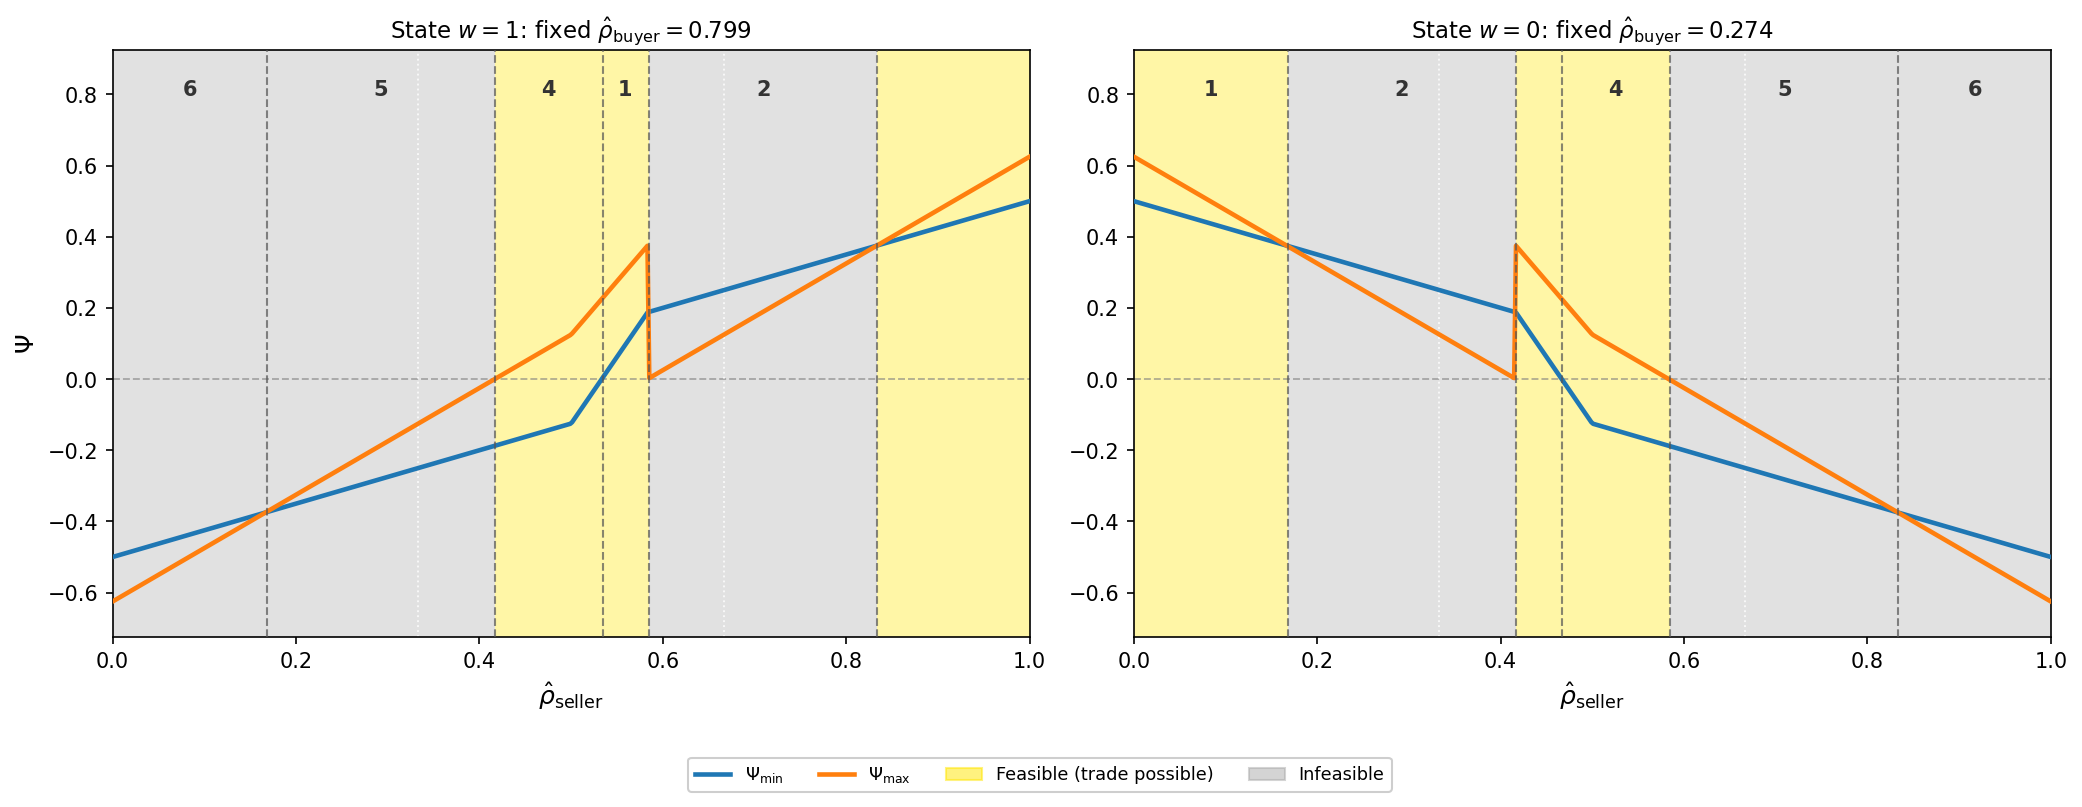

This chart was generated by the following Python code:
"""
PriceBounds.py

Computes and plots the price-of-information bounds (Ψ_min, Ψ_max) for a
Markov-signal information-trading game with N symmetric players.
"""

import numpy as np
import matplotlib.patches as mpatches
import matplotlib.pyplot as plt
from itertools import groupby
from matplotlib.lines import Line2D
from scipy.optimize import brentq
from scipy.special import comb 
import argparse


# Constants

REGIME_LABELS = {1: '1', 2: '2', 4: '4', 5: '5', 6: '6'}

REGIME_FULLNAMES = {
    1: '(1) Cooperative',
    2: '(2) Competitive',
    4: '(4) Symbiotic',
    5: '(5) Exploitative',
    6: '(6) No-deal',
}

FEASIBLE_REGIMES = {1, 4} 

# Section 1 – Belief estimation

def compute_rho_hat(sequence, w_R):
    n_11 = n_10 = n_01 = n_00 = 0
    for prev, curr in zip(sequence[:-1], sequence[1:]):
        if   prev == 1 and curr == 1: n_11 += 1
        elif prev == 1 and curr == 0: n_10 += 1
        elif prev == 0 and curr == 1: n_01 += 1
        elif prev == 0 and curr == 0: n_00 += 1

    if w_R == 1:
        return (n_11 + 1) / (n_11 + n_10 + 2)
    elif w_R == 0:
        return (n_01 + 1) / (n_01 + n_00 + 2)
    else:
        raise ValueError("w_R must be 0 or 1")


# Section 2 – Equilibrium strategies


def compute_p_eq(rho, N):
    if rho <= 1.0 / N:
        return 0.0
    elif rho >= 1.0 - 1.0 / N:
        return 1.0
    else:
        def f(p):
            if p <= 0 or p >= 1:
                return float('inf')
            num   = p - p**N
            denom = 1 - p**N - (1 - p)**N
            if abs(denom) < 1e-14:
                return float('inf')
            return num / denom - rho
        try:
            return brentq(f, 1e-10, 1 - 1e-10)
        except Exception:
            return 0.5


def compute_q1_pre(rho1, rho, N):
  
    if rho1 < 1.0 / N - 1e-12:
        return 0.0
    elif rho1 > 1.0 - 1.0 / N + 1e-12:
        return 1.0
    else:
        if   rho1 > rho + 1e-12: return 1.0
        elif rho1 < rho - 1e-12: return 0.0
        else:                     return 1.0   # tie-breaking



# Section 3 – Payoff coefficients (A_N, B_N, C_N, D_N)

def compute_A_N(rho, p, N):
    if abs(p) < 1e-14:
        return -(N * (N - 3) / (2 * (N - 1))) * rho - 1.0 / (N - 1)
    elif abs(1 - p) < 1e-14:
        return ((N - 3) * N / (2 * (N - 1))) * rho - N / 2.0 + 1
    else:
        p_N   = p ** N
        omp_N = (1 - p) ** N
        numerator = (
            rho * (p_N * (N * (p - 1) - 2 * p + 1) + omp_N +
                   p * ((N - 2) * omp_N + 2) - 1) +
            p_N * (N * (-p) + N + 2 * p - 1) - p ** 2
        )
        denominator = (N - 1) * (p - 1) ** 2 * p ** 2
        return numerator / denominator


def compute_B_N(rho, p, N):
    if abs(p) < 1e-14:
        return N * rho - 1
    elif abs(1 - p) < 1e-14:
        return (N * (N + 1) / (2 * (N - 1))) * rho - N / 2.0
    else:
        p_N   = p ** N
        omp_N = (1 - p) ** N
        term1 = (rho * (p * (p_N + omp_N - 1) - N * (omp_N + p - 1))
                 / ((N - 1) * (p - 1) ** 2 * p))
        term2 = (-p_N + N * (p - 1) + 1) / ((N - 1) * (p - 1) ** 2)
        return term1 + term2


def compute_C_N(rho, p, N):
    if abs(p) < 1e-14 or abs(1 - p) < 1e-14:
        return 0.0
    p_N   = p ** N
    omp_N = (1 - p) ** N
    term1 = (rho * ((N * (-p) + N + p) * p_N + p * (-((N - 1) * omp_N) - 1))
             / ((N - 1) * (p - 1) ** 2 * p))
    term2 = ((N * (p - 1) - p) * p_N + p) / ((N - 1) * (p - 1) ** 2 * p)
    return term1 + term2


def compute_D_N(rho, p, N):
    if abs(p) < 1e-14 or abs(1 - p) < 1e-14:
        return 0.0
    p_N   = p ** N
    omp_N = (1 - p) ** N
    term1 = (p_N - (N - 1) * p ** 2 + (N - 2) * p) / ((N - 1) * (p - 1) ** 2)
    term2 = (rho * (p_N - (N - 1) * omp_N - N * p + N - 1)
             / ((N - 1) * (p - 1) ** 2))
    return term1 - term2


# Section 4 – Post-transaction strategies and payoffs

def compute_q_eq(rho2, p_eq, N):
    A_N = compute_A_N(rho2, p_eq, N)
    B_N = compute_B_N(rho2, p_eq, N)
    if abs(A_N) < 1e-14:
        return 0.5
    return max(0.0, min(1.0, -B_N / A_N))


def compute_q1_post(rho1, rho2, p_eq, N):
    q_eq  = compute_q_eq(rho2, p_eq, N)
    A_N   = compute_A_N(rho1, p_eq, N)
    B_N   = compute_B_N(rho1, p_eq, N)
    alpha1 = A_N * q_eq + B_N
    return 1.0 if alpha1 > 1e-12 else 0.0


def compute_U1_post(q1, q2, p_eq, rho1, N):
    A_N = compute_A_N(rho1, p_eq, N)
    B_N = compute_B_N(rho1, p_eq, N)
    C_N = compute_C_N(rho1, p_eq, N)
    D_N = compute_D_N(rho1, p_eq, N)
    return q1 * (A_N * q2 + B_N) + C_N * q2 + D_N


def compute_U_i_general(q_i, q_j, p_eq, rho_i, N):
    A_N = compute_A_N(rho_i, p_eq, N)
    B_N = compute_B_N(rho_i, p_eq, N)
    C_N = compute_C_N(rho_i, p_eq, N)
    D_N = compute_D_N(rho_i, p_eq, N)
    return q_i * (A_N * q_j + B_N) + C_N * q_j + D_N


# Section 5 – Price-of-information bounds

def compute_slice(rho1_grid, rho2_fixed, rho_public, N):
    """
    Computes Ψ_min and Ψ_max across a grid of seller beliefs for a fixed buyer
    belief and public belief
    """
  
    psi_min_vals, psi_max_vals = [], []
    p_eq = compute_p_eq(rho_public, N)

    for rho1 in rho1_grid:
        q1_pre  = compute_q1_pre(rho1, rho_public, N)
        q_eq    = compute_q_eq(rho2_fixed, p_eq, N)
        q1_post = compute_q1_post(rho1, rho2_fixed, p_eq, N)

        U1_pre  = compute_U_i_general(q1_pre, p_eq,    p_eq, rho1, N)
        U1_post = compute_U1_post(q1_post, q_eq, p_eq, rho1, N)

        U2_pre  = compute_U_i_general(p_eq,    q1_pre,  p_eq, rho1, N)
        U2_post = compute_U_i_general(q_eq,    q1_post, p_eq, rho1, N)

        psi_min_vals.append(U1_pre  - U1_post)   # seller's reservation value
        psi_max_vals.append(U2_post - U2_pre)    # buyer's willingness to pay

    return np.array(psi_min_vals), np.array(psi_max_vals)


# Section 6 – Regime classification and plotting

def classify(psi_min, psi_max):
    """
    Classify a (Ψ_min, Ψ_max) pair into one of six trade regimes.
    """
    if   psi_max > 0 and psi_min > 0 and psi_max > psi_min: return 1  # Cooperative
    elif psi_max > 0 and psi_min > 0 and psi_min > psi_max: return 2  # Competitive
    elif psi_min < 0 < psi_max:                              return 4  # Symbiotic
    elif psi_max < 0 and psi_min < 0 and psi_max > psi_min: return 5  # Exploitative
    elif psi_max < 0 and psi_min < 0 and psi_max < psi_min: return 6  # No-deal
    else:                                                    return 0


def plot_state_slice(ax, rho1_grid, psi_min_vals, psi_max_vals,
                     rho2_fixed, state_label, N):
    """
    Plot Ψ_min and Ψ_max for one conditioning state on a given Axes object..
    """
                       
    res     = len(rho1_grid)
    regions = np.array([classify(psi_min_vals[k], psi_max_vals[k])
                        for k in range(res)])


    prev_reg  = regions[0]
    seg_start = rho1_grid[0]
    for k in range(1, res):
        if regions[k] != prev_reg or k == res - 1:
            end  = rho1_grid[k] if k < res - 1 else rho1_grid[-1]
            feas = prev_reg in FEASIBLE_REGIMES
            ax.axvspan(seg_start, end,
                       color='#ffe600' if feas else '#aaaaaa',
                       alpha=0.35, linewidth=0)
            seg_start = rho1_grid[k]
            prev_reg  = regions[k]

                       
    ax.plot(rho1_grid, psi_min_vals, color='#1f77b4', lw=2.2, zorder=3)
    ax.plot(rho1_grid, psi_max_vals, color='#ff7f0e', lw=2.2, zorder=3)


    ax.axhline(0, color='gray', lw=0.9, ls='--', alpha=0.6, zorder=2)


    y_lo = min(psi_min_vals.min(), psi_max_vals.min())
    y_hi = max(psi_min_vals.max(), psi_max_vals.max())
    pad  = (y_hi - y_lo) * 0.08
    ax.set_ylim(y_lo - pad, y_hi + pad * 3)
    y_lo_ax, y_hi_ax = ax.get_ylim()


    placed = set()
    for reg_id, grp in groupby(enumerate(regions), key=lambda x: x[1]):
        idxs = [i for i, _ in grp]
        if reg_id not in REGIME_LABELS:
            continue
        if idxs[0] > 0:
            ax.axvline(rho1_grid[idxs[0]], color='#555555', lw=1.0,
                       ls='--', alpha=0.7, zorder=4)
        if reg_id not in placed:
            mid_x = rho1_grid[idxs[len(idxs) // 2]]
            ax.text(mid_x, y_hi_ax - (y_hi_ax - y_lo_ax) * 0.05,
                    REGIME_LABELS[reg_id],
                    ha='center', va='top', fontsize=10, fontweight='bold',
                    color='#333333', zorder=5)
            placed.add(reg_id)

    #Strategy-switching threshold dotted lines
    for thr in [1.0 / N, 1.0 - 1.0 / N]:
        ax.axvline(thr, color='white', lw=0.9, ls=':', alpha=0.8, zorder=2)

    ax.set_xlim(0, 1)
    ax.set_xlabel(r'$\hat{\rho}_{\mathrm{seller}}$', fontsize=12)
    ax.set_title(
        rf'State $w = {state_label}$: fixed '
        rf'$\hat{{\rho}}_{{\mathrm{{buyer}}}} = {rho2_fixed:.3g}$',
        fontsize=11,
    )
    ax.grid(False)
    return regions


# Section 7 – Markov sequence simulation and belief estimation

def simulate_and_estimate(T=500, p11_true=0.75, p10_true=0.30, seed=42):
    """
    Simulate a binary Markov sequence and estimate state-conditional
    transition probabilities via the estimator
    """
    np.random.seed(seed)
    seq2    = np.zeros(T, dtype=int)
    seq2[0] = np.random.randint(0, 2)
    for t in range(1, T):
        if seq2[t - 1] == 1:
            seq2[t] = int(np.random.rand() < p11_true)
        else:
            seq2[t] = int(np.random.rand() < p10_true)

    rho2_w1 = compute_rho_hat(seq2, w_R=1)
    rho2_w0 = compute_rho_hat(seq2, w_R=0)

    return rho2_w1, rho2_w0, seq2

# Main entry point

def main(N=3, rho_public=0.5, T=500, seed=42, n_grid=500, save_path=None):

    #Simulate buyer sequence and estimate beliefs
    rho2_w1, rho2_w0, _ = simulate_and_estimate(
        T=T, p11_true=0.75, p10_true=0.30, seed=seed
    )
  
    rho1_grid = np.linspace(0.0, 1.0, n_grid)

    #Compute Ψ bounds for each conditioning state
    psi_min_1, psi_max_1 = compute_slice(rho1_grid, rho2_w1, rho_public, N)
    psi_min_0, psi_max_0 = compute_slice(rho1_grid, rho2_w0, rho_public, N)

    fig, (ax1, ax2) = plt.subplots(1, 2, figsize=(14, 5.2), sharey=False)

  
    regs1 = plot_state_slice(ax1, rho1_grid, psi_min_1, psi_max_1,
                             rho2_w1, state_label=1, N=N)
    regs2 = plot_state_slice(ax2, rho1_grid, psi_min_0, psi_max_0,
                             rho2_w0, state_label=0, N=N)

    ax1.set_ylabel(r'$\Psi$', fontsize=12)

    all_present = sorted((set(regs1) | set(regs2)) & set(REGIME_FULLNAMES))

    leg_handles = [
        Line2D([0], [0], color='#1f77b4', lw=2.2, label=r'$\Psi_{\min}$'),
        Line2D([0], [0], color='#ff7f0e', lw=2.2, label=r'$\Psi_{\max}$'),
        mpatches.Patch(color='#ffe600', alpha=0.5, label='Feasible (trade possible)'),
        mpatches.Patch(color='#aaaaaa', alpha=0.5, label='Infeasible'),
    ]
    for reg_id in all_present:
        leg_handles.append(
            mpatches.Patch(color='none', label=REGIME_FULLNAMES[reg_id], linewidth=0)
        )

    fig.legend(handles=leg_handles[:4], loc='lower center', ncol=4,
               fontsize=8.5, framealpha=0.95, bbox_to_anchor=(0.5, -0.04))

    plt.tight_layout()
    plt.subplots_adjust(bottom=0.17)

    if save_path:
        fig.savefig(save_path, dpi=150, bbox_inches='tight')
        print(f"Figure saved to: {save_path}")
    plt.show()
    plt.close(fig)


main(save_path="PriceBounds.png")
